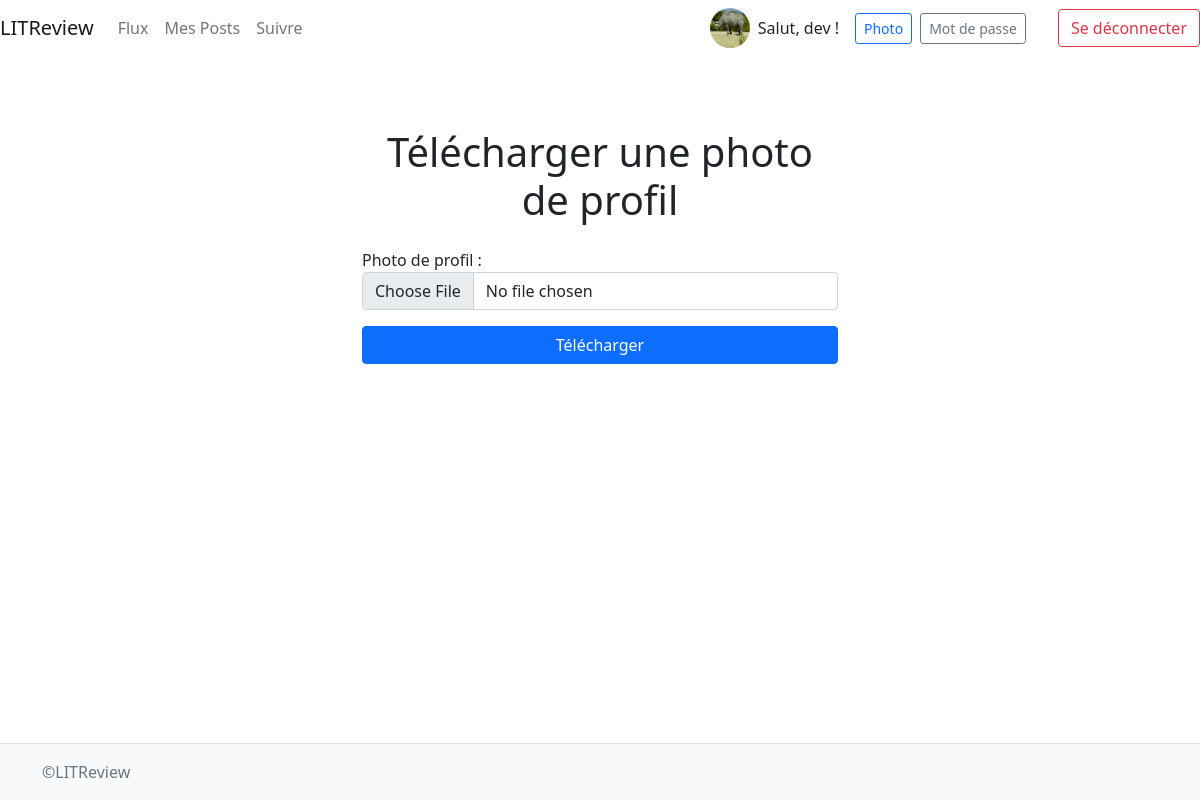
/photo/profile/upload (signed in), run on the app's committed database.
### authentication/models.py (models this page shows)
class User(AbstractUser):
    profile_photo = models.ImageField(verbose_name='Photo de profil')
    follows = models.ManyToManyField(
        'self',
        symmetrical=False,
        verbose_name='suit',
        related_name='followers'
    )
    blocked = models.ManyToManyField(
        'self',
        symmetrical=False,
        related_name='blocked_by',
        blank=True,
        verbose_name='bloqué',
    )

### authentication/views.py (the view)
# urls.py: path('photo/profile/upload', authentication.views.upload_profile_photo,
@login_required
def upload_profile_photo(request):
    form = forms.UploadProfilePhotoform()
    if request.method == 'POST':
        form = forms.UploadProfilePhotoform(request.POST, request.FILES,
                                            instance=request.user)
        if form.is_valid():
            form.save()
            return redirect('home')
    return render(request,
                  'authentication/upload_photo_profile.html',
                  context={'form': form})

### authentication/forms.py
class UploadProfilePhotoform(forms.ModelForm):
    class Meta:
        model = get_user_model()
        fields = ('profile_photo',)
        widgets = {
            'profile_photo': forms.ClearableFileInput(
                attrs={'class': 'form-control'}),
        }

### authentication/templates/authentication/upload_photo_profile.html (shortened to what this page needs)
{% extends 'base.html' %}
{% block content %}
<div class="container mt-5" style="max-width: 500px;">
  <h1 class="mb-4 text-center">Télécharger une photo de profil</h1>
  <form action="" method="post" enctype="multipart/form-data">
    <div class="mb-3">
      {{ form.as_p }}
    </div>
    <div class="d-grid">
      <button type="submit" class="btn btn-primary">Télécharger</button>
    </div>
  </form>
</div>
{% endblock content %}

### templates/base.html (shortened to what this page needs)
{% load static %}
<!DOCTYPE html>
<html lang="fr">
<head>
  <link rel="stylesheet" href="https://cdn.jsdelivr.net/npm/bootstrap-icons@1.10.5/font/bootstrap-icons.css">
  <link href="https://cdn.jsdelivr.net/npm/bootstrap@5.0.2/dist/css/bootstrap.min.css"
        rel="stylesheet"
>
  <link rel="stylesheet" href="{% static 'styles.css' %}">
</head>
<body class="d-flex flex-column min-vh-100">
  <nav class="navbar navbar-expand-lg navbar-light bg-light>
    <div class="container-fluid">
      <a class="navbar-brand" href="{% url 'home' %}">LITReview</a>
      <div class="collapse navbar-collapse" id="mainNavbar">
        {% if user.is_authenticated %}
          <ul class="navbar-nav me-auto mb-2 mb-lg-0">
            <li class="nav-item">
              <a class="nav-link" href="{% url 'home' %}">Flux</a>
            </li>
            <li class="nav-item">
              <a class="nav-link" href="{% url 'posts' %}">Mes Posts</a>
            </li>
            <li class="nav-item">
              <a class="nav-link" href="{% url 'follow_users' %}">Suivre</a>
            </li>
          </ul>
          <div class="d-flex align-items-center me-3">
            {% if user.profile_photo %}
              <img src="{{ user.profile_photo.url }}" alt="Avatar" class="rounded-circle me-2" width="40" height="40">
            {% else %}
              <img src="{% static 'images/default_profile.png' %}" alt="Avatar" class="rounded-circle me-2" width="40" height="40">
            {% endif %}
            <span class="me-3">Salut, {{ user.username }} !</span>
            <a href="{% url 'profile_photo_upload' %}"
               class="btn btn-sm btn-outline-primary me-2" title="Changer la photo">Photo</a>
            <a href="{% url 'password_change' %}"
               class="btn btn-sm btn-outline-secondary me-3" title="Changer le mot de passe">Mot de passe</a>
          </div>
          <form class="d-flex" action="{% url 'logout' %}" method="post">
            <button class="btn btn-outline-danger" type="submit">Se déconnecter</button>
          </form>
        {% endif %}
      </div>
  </nav>
  <main class="flex-fill container py-4">
    {% block content %}{% endblock %}
  </main>
  <footer class="bg-light text-center text-lg-start mt-auto py-3 border-top">
    <div class="container d-flex flex-column flex-lg-row align-items-center justify-content-between">
        <span class="text-muted">©LITReview</span>
    </div>
  </footer>
</body>
</html>

### data on the page
User: profile_photo (picture), username "dev"
